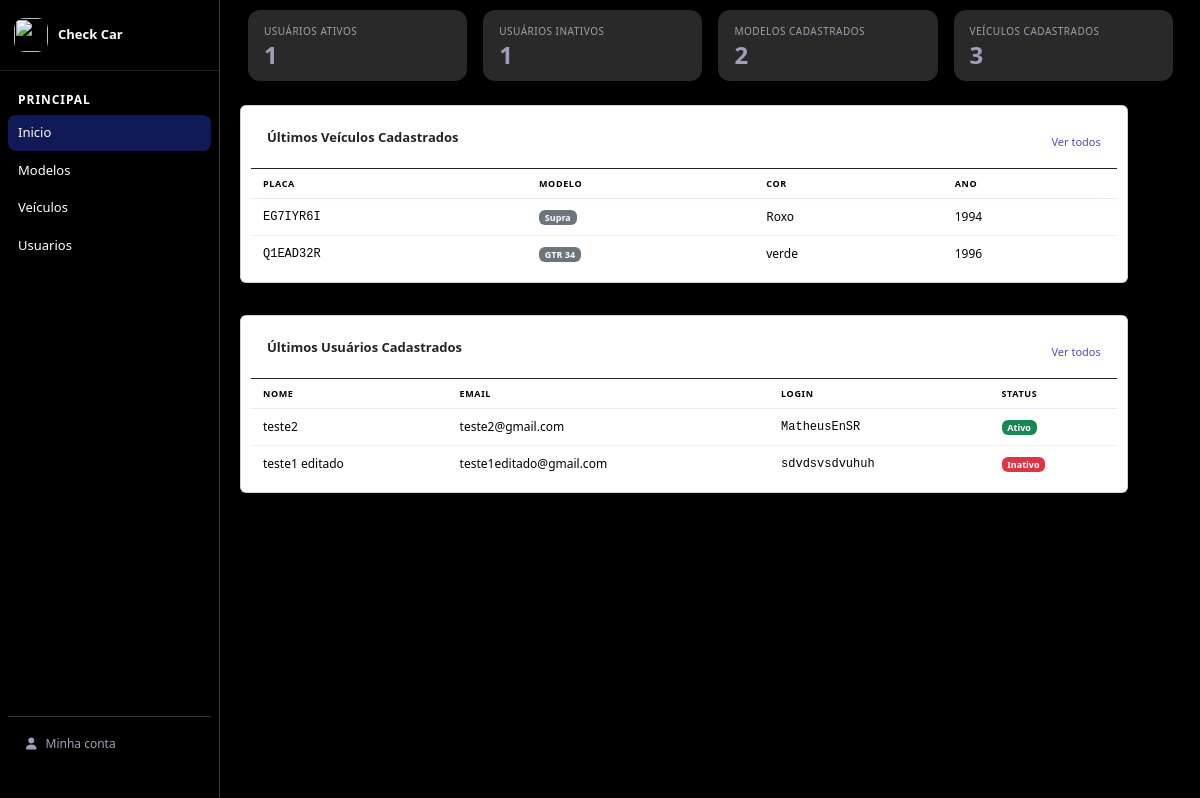
The page /Sistema/index.php?page=home (signed in) on the database its author committed.
### tables this page shows
CREATE TABLE `veiculos` (
  `id` int(10) UNSIGNED NOT NULL,
  `placa` varchar(10) NOT NULL,
  `cor` varchar(50) NOT NULL,
  `ano` int(11) NOT NULL,
  `modelo_id` int(10) UNSIGNED NOT NULL
);

CREATE TABLE `modelos` (
  `id` int(10) UNSIGNED NOT NULL,
  `nome` varchar(100) NOT NULL,
  `marca` varchar(100) NOT NULL
);

CREATE TABLE `usuarios` (
  `id` int(10) UNSIGNED NOT NULL,
  `nome` varchar(100) NOT NULL,
  `email` varchar(100) NOT NULL,
  `login` varchar(50) NOT NULL,
  `senha` varchar(255) NOT NULL,
  `status` tinyint(1) NOT NULL DEFAULT 0
);

### Sistema/pages/home/home.php (the view, shortened to what this page needs)
<?php
$view = $_GET['view'] ?? null;
$viewsPermitidas = [
    'cad-model' => __DIR__ . '/../cad-model/cad-model.php',
    'cad-vei'   => __DIR__ . '/../cad-veiculo/cad-vei.php',
    'cad-user'  => __DIR__ . '/../cad-user/cad-user.php',
];
?>
<link rel="stylesheet" href="https://cdn.jsdelivr.net/npm/bootstrap@5.3.8/dist/css/bootstrap.min.css">
<body>
    <div class="d-flex">
        <div class="sidebar">
            <div id="titulo">
                <img src="https://i.pinimg.com/736x/0b/47/e3/0b47e3abfd7c19f1fbd7b2c1565fe756.jpg" class="hero-logo" alt="">
                <h3>Check Car</h3>
            </div>
            <div id="principal">
                <h1 class="nav-label">PRINCIPAL</h1>
                <ul>
                    <li class="nav-iten">
                        <a href="?page=home"
                            class="nav-lin <?= $view === null ? 'active' : '' ?>"
                            style="color: white;">
                            Inicio
                        </a>
                    </li>
                    <li class="nav-iten">
                        <a href="?page=home&view=cad-model"
                            class="nav-lin <?= $view === 'cad-model' ? 'active' : '' ?>"
                            style="color: white;">
                            Modelos
                        </a>
                    </li>
                    <li class="nav-iten">
                        <a href="?page=home&view=cad-vei"
                            class="nav-lin <?= $view === 'cad-vei' ? 'active' : '' ?> text-white">
                            Veículos
                        </a>
                    </li>
                    <li class="nav-iten">
                        <a href="?page=home&view=cad-user"
                            class="nav-lin <?= $view === 'cad-user' ? 'active' : '' ?> text-white">
                            Usuarios
                        </a>
                    </li>
                </ul>
                <div class="baixo" id="menuConta">
                    <button class="conta-btn" id="btnConta">
                        <i class="fa-solid fa-user"></i>
                        <span>Minha conta</span>
                    </button>
                </div>
            </div>
        </div>
        <div class="principal">
            <?php
            if ($view === null) {
                $sqlAtivos = "SELECT COUNT(*) AS total FROM usuarios WHERE status = 1";
                $resAtivos = $conn->query($sqlAtivos);
                $totalAtivos = $resAtivos ? $resAtivos->fetch_object()->total : 0;
                $sqlInativos = "SELECT COUNT(*) AS total FROM usuarios WHERE status = 0";
                $resInativos = $conn->query($sqlInativos);
                $totalInativos = $resInativos ? $resInativos->fetch_object()->total : 0;
                $sqlModelosCount = "SELECT COUNT(*) AS total FROM modelos";
                $resModelosCount = $conn->query($sqlModelosCount);
                $totalModelos = $resModelosCount ? $resModelosCount->fetch_object()->total : 0;
                $sqlVeiculosCount = "SELECT COUNT(*) AS total FROM veiculos";
                $resVeiculosCount = $conn->query($sqlVeiculosCount);
                $totalVeiculos = $resVeiculosCount ? $resVeiculosCount->fetch_object()->total : 0;
                echo '<div class="row g-3 mb-4" style="margin-left: 20px;">
                        <div class="col-12 col-sm-6 col-md-3">
                            <div class="metrica-card">
                                <div class="metrica-label">Usuários Ativos</div>
                                <div class="metrica-valor">' . $totalAtivos . '</div>
                            </div>
                        </div>
                        <div class="col-12 col-sm-6 col-md-3">
                            <div class="metrica-card">
                                <div class="metrica-label">Usuários Inativos</div>
                                <div class="metrica-valor">' . $totalInativos . '</div>
                            </div>
                        </div>
                        <div class="col-12 col-sm-6 col-md-3">
                            <div class="metrica-card">
                                <div class="metrica-label">Modelos Cadastrados</div>
                                <div class="metrica-valor">' . $totalModelos . '</div>
                            </div>
                        </div>
                        <div class="col-12 col-sm-6 col-md-3">
                            <div class="metrica-card">
                                <div class="metrica-label">Veículos Cadastrados</div>
                                <div class="metrica-valor">' . $totalVeiculos . '</div>
                            </div>
                        </div>
                    </div>
                    <div class="row g-3">';
                $sqlVei = "SELECT veiculos.*, modelos.nome AS modelos
                           FROM veiculos
                           INNER JOIN modelos ON veiculos.modelo_id = modelos.id
                           ORDER BY veiculos.id DESC LIMIT 3";
                $resVei = $conn->query($sqlVei);
                echo '<div class="col-12 mb-3">
                        <div class="card">
                            <div class="card-head">
                                <span class="card-title">Últimos Veículos Cadastrados</span>
                                <a href="?page=home&view=cad-vei" class="card-action" style="text-decoration:none;">Ver todos</a>
                            </div>
                            <div class="tbl-wrap">
                                <table>
                                    <thead>
                                        <tr>
                                            <th>Placa</th>
                                            <th>Modelo</th>
                                            <th>Cor</th>
                                            <th>Ano</th>
                                        </tr>
                                    </thead>
                                    <tbody>';
                if ($resVei && $resVei->num_rows > 0) {
                    while ($row = $resVei->fetch_object()) {
                        echo '<tr>
                                <td class="bold mono">' . htmlspecialchars($row->placa) . '</td>
                                <td><span class="badge bg-secondary">' . htmlspecialchars($row->modelos) . '</span></td>
                                <td>' . htmlspecialchars($row->cor) . '</td>
                                <td class="bold">' . htmlspecialchars($row->ano) . '</td>
                            </tr>';
                    }
                } else {
                    echo '<tr><td colspan="4" class="text-center py-3 text-muted">Nenhum veículo cadastrado.</td></tr>';
                }
                echo '              </tbody>
                                </table>
                            </div>
                        </div>
                    </div>';
                $sqlUser = "SELECT id, nome, email, login, status FROM usuarios ORDER BY id DESC LIMIT 3";
                $resUser = $conn->query($sqlUser);
                echo '<div class="col-12">
                        <div class="card">
                            <div class="card-head">
                                <span class="card-title">Últimos Usuários Cadastrados</span>
                                <a href="?page=home&view=cad-user" class="card-action" style="text-decoration:none;">Ver todos</a>
                            </div>
                            <div class="tbl-wrap">
                                <table>
                                    <thead>
                                        <tr>
                                            <th>Nome</th>
                                            <th>Email</th>
                                            <th>Login</th>
                                            <th>Status</th>
                                        </tr>
                                    </thead>
                                    <tbody>';
                if ($resUser && $resUser->num_rows > 0) {
                    while ($row = $resUser->fetch_object()) {
                        $statusBadge = ($row->status == 1)
                            ? '<span class="badge bg-success">Ativo</span>'
                            : '<span class="badge bg-danger">Inativo</span>';
                        echo '<tr>
                                <td>' . htmlspecialchars($row->nome) . '</td>
                                <td>' . htmlspecialchars($row->email) . '</td>
                                <td class="mono">' . htmlspecialchars($row->login) . '</td>
                                <td>' . $statusBadge . '</td>
                            </tr>';
                    }
                } else {
                    echo '<tr><td colspan="4" class="text-center py-3 text-muted">Nenhum usuário cadastrado.</td></tr>';
                }
                echo '              </tbody>
                                </table>
                            </div>
                        </div>
                    </div>';
                echo '    </div>';
            } elseif (isset($viewsPermitidas[$view])) {
                require $viewsPermitidas[$view];
            } else {
                echo '<p class="text-white p-3">Página não encontrada.</p>';
            }
            ?>
        </div>
    </div>
</body>

### Sistema/index.php (shortened to what this page needs)
<?php
require_once "config/conexao.php";
$pagina = $_GET['page'] ?? 'login';
?>
<!DOCTYPE html>
<html lang="pt-BR">
<head>
    <link rel="stylesheet" href="style.css">
    <link rel="stylesheet" href="https://cdnjs.cloudflare.com/ajax/libs/font-awesome/6.7.2/css/all.min.css">
    <link href="https://cdn.jsdelivr.net/npm/bootstrap@5.3.8/dist/css/bootstrap.min.css" rel="stylesheet">
    <?php
    if (file_exists("assets/styles/$pagina.css")) {
        echo '<link rel="stylesheet" href="assets/styles/' . $pagina . '.css">';
    }
    if ($pagina === 'home') {
        foreach (['cad-user', 'cad-model', 'cad-vei'] as $extra) {
            if (file_exists("assets/styles/$extra.css")) {
                echo '<link rel="stylesheet" href="assets/styles/' . $extra . '.css">';
            }
        }
    }
    ?>
</head>
<body class="fundo">
    <?php
    switch ($pagina) {
    case 'home':
        require "pages/home/home.php";
        break;
}
    ?>
</body>
</html>

### Sistema/style.css (style rules this page uses)
body { height: 102vh; background: #050505; background: -webkit-linear-gradient(158deg, rgba(5, 5, 5, 1) 0%, #6b0711 0%, rgba(8, 10, 8, 1) 70%); background: -moz-linear-gradient(158deg, rgba(5, 5, 5, 1) 0%, rgba(107, 7, 17, 1) 0%, rgba(8, 10, 8, 1) 70%); background: linear-gradient(158deg, rgba(5, 5, 5, 1) 0%, rgba(107, 7, 17, 1) 0%, rgba(8, 10, 8, 1) 70%); filter: progid:DXImageTransform.Microsoft.gradient(startColorstr="#050505", endColorstr="#080A08", GradientType=0); }

### Sistema/assets/styles/home.css (style rules this page uses)
* { margin: 0; padding: 0; box-sizing: border-box; }
html, body { width: 100%; height: 100%; overflow: hidden; background: #111827; font-family: Arial, Helvetica, sans-serif; }
.principal { flex: 1; display: flex; flex-direction: column; overflow: hidden; background: black; }
.sidebar { width: 220px; min-width: 220px; height: 100vh; background: #000000; border-right: 1px solid #3a3a3a; display: flex; flex-direction: column; flex-shrink: 0; overflow: hidden; }
#titulo { padding: 18px 14px; border-bottom: 1px solid #1f1e1e; display: flex; align-items: center; gap: 10px; }
.hero-logo { width: 34px; height: 34px; border-radius: 10px; object-fit: cover; flex-shrink: 0; }
#titulo h3 { font-size: 13px; font-weight: 600; color: #ffffff; line-height: 1.2; margin: 0; }
#principal { flex: 1; padding: 10px 8px; overflow-y: auto; display: flex; flex-direction: column; gap: 4px; }
#principal ul { list-style: none; display: flex; flex-direction: column; gap: 2px; padding: 0; }
.nav-label { font-size: 12px; color: #ffffff; text-transform: uppercase; letter-spacing: 0.08em; font-weight: 600; padding: 12px 10px 4px; margin: 0; }
.nav-iten { display: flex; align-items: center; gap: 9px; padding: 8px 10px; border-radius: 8px; font-size: 13px; color: #A09EBB; cursor: pointer; transition: background 0.15s, color 0.15s; }
.nav-lin { display: flex; align-items: center; gap: 10px; width: 100%; text-decoration: none; color: inherit; }
.nav-lin.active { color: #ffffff !important; font-weight: 500; }
.nav-iten:has(.nav-lin.active) { background: #121957; }
.baixo { padding: 12px 14px; border-top: 1px solid #3a3a3a; display: flex; align-items: center; gap: 9px; position: relative; top: 61%; }
.conta-btn { width: 100%; display: flex; align-items: center; gap: 9px; background: none; border: none; color: #A09EBB; font-size: 12px; font-family: inherit; cursor: pointer; padding: 6px 4px; border-radius: 8px; transition: background 0.15s, color 0.15s; }
table { width: 100%; border-collapse: collapse; font-size: 12px; }
thead th { padding: 8px 12px; text-align: left; font-size: 9px; font-weight: 600; color: #9ca3af; text-transform: uppercase; letter-spacing: 0.07em; border-bottom: 1px solid #e8e6f8; }
tbody td { padding: 9px 12px; border-bottom: 1px solid #3a3a3a; color: #e5e7eb; vertical-align: middle; }
tbody tr:last-child td { border-bottom: none; }
.bold { font-weight: 500; }
.mono { font-family: monospace; }
.badge { display: inline-block; padding: 4px 8px; border-radius: 10px; font-size: 10px; font-weight: 500; background: #374151; color: #ffffff; }

### Sistema/assets/styles/cad-model.css (style rules this page uses)
.card { background: #292929; border: 1px solid #e8e6f8; border-radius: 12px; overflow: hidden; }
.card-head { padding: 12px 16px; display: flex; align-items: center; justify-content: space-between; border-bottom: 1px solid #292929; }
.card-title { font-size: 13px; font-weight: 600; color: #A09EBB; }
.card-action { font-size: 11px; color: #534ab7; background: none; border: none; cursor: pointer; font-family: inherit; }
table { width: 100%; border-collapse: collapse; font-size: 12px; }
thead th { padding: 8px 12px; text-align: left; font-size: 9px; font-weight: 600; color: #000000; text-transform: uppercase; letter-spacing: 0.07em; border-bottom: 1px solid #e8e6f8; }
tbody td { padding: 9px 12px; border-bottom: 1px solid #f0eef8; color: #000000; vertical-align: middle; }

### rows shown on the page
veiculos: placa "EG7IYR6I", modelo.nome "Supra", cor "Roxo", ano "1994"
veiculos: placa "Q1EAD32R", modelo.nome "GTR 34", cor "verde", ano "1996"
usuarios: nome "teste2", email "teste2@gmail.com", login "MatheusEnSR", status "Ativo"
usuarios: nome "teste1 editado", email "teste1editado@gmail.com", login "sdvdsvsdvuhuh", status "Inativo"

### other values the page prints
$totalAtivos "1"
$totalInativos "1"
$totalModelos "2"
$totalVeiculos "3"
